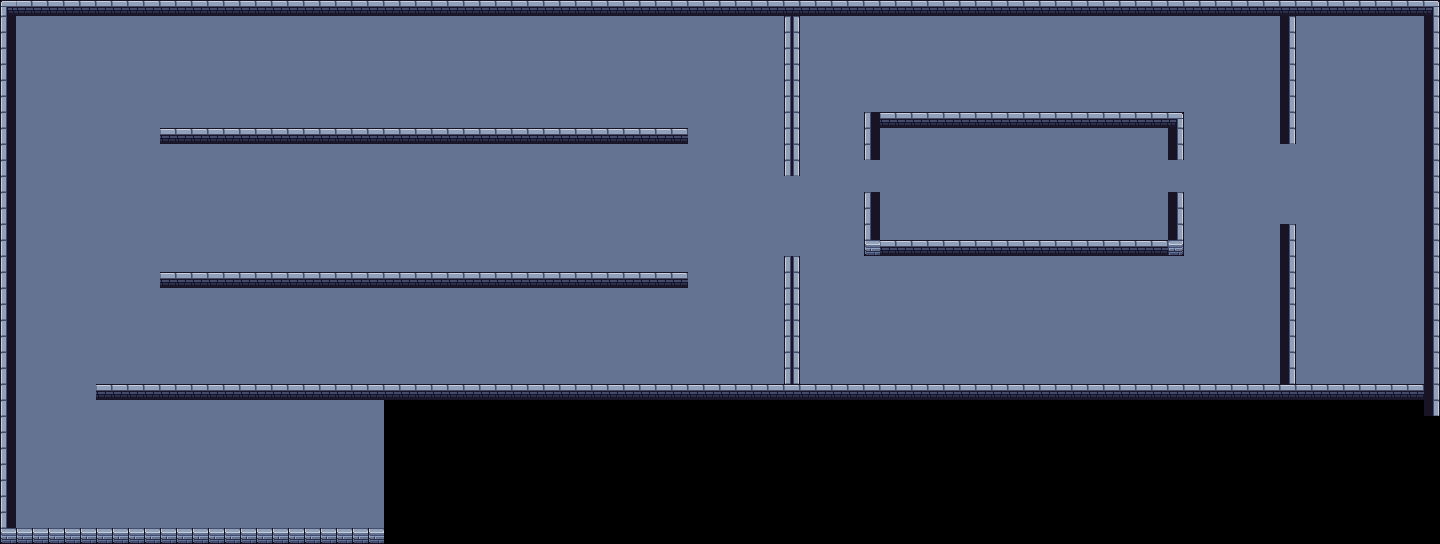

Tiled map render using the project's own tile images. Description and the map definition, with tile-layer contents summarised, below:
An orthogonal 90x34 tile map with 16x16 px tiles, 1 tile layer (Tile Layer 2), 2 tilesets and 70 objects (19x guard_end, 18x wall, 18x guard_start, 6x item_coin, player_spawn, ...).

<map version="1.10" tiledversion="1.12.1" orientation="orthogonal" renderorder="right-down" width="90" height="34" tilewidth="16" tileheight="16" infinite="0" nextlayerid="11" nextobjectid="169">
 <tileset firstgid="1" source="tilesetAD/map1/Set 1.0.tsx" />
 <tileset firstgid="49" source="tilesetAD/map1/Set 1.2.tsx" />
 <objectgroup id="2" name="collisions" offsetx="-3.12373" offsety="1.56186">
  <object id="13" name="wall" x="1278.07" y="13.5443" width="15.2463" height="132.837" />
  <object id="115" name="wall" x="1282.07" y="226.878" width="15.2463" height="155.504" />
  <object id="14" name="wall" x="1166.46" y="110.773" width="14.4636" height="48.3353" />
  <object id="116" name="wall" x="1167.46" y="197.106" width="14.4636" height="56.3353" />
  <object id="117" name="wall" x="864.007" y="190.443" width="17.2285" height="62.9977" />
  <object id="118" name="wall" x="866.674" y="109.11" width="13.2285" height="49.9977" />
  <object id="21" name="wall" x="160.775" y="272.572" width="528.685" height="14.152" />
  <object id="22" name="wall" x="158.213" y="127.255" width="524.667" height="14.2948" />
  <object id="24" name="wall" x="9.33333" y="-2.33333" width="1420" height="16" />
  <object id="120" name="wall" x="16" y="525.667" width="1411" height="16" />
  <object id="114" name="wall" x="100.667" y="386.333" width="1331" height="14.6667" />
  <object id="25" name="wall" x="1428.67" y="-1.33333" width="16" height="546" />
  <object id="26" name="wall" x="781.3" y="14.8353" width="16.8093" height="157.913" />
  <object id="121" name="wall" x="381.3" y="400.502" width="13.8093" height="123.58" />
  <object id="28" name="wall" x="781.731" y="253.798" width="15.6667" height="126.93" />
  <object id="31" name="wall" x="1.72908" y="1.2212" width="14.6667" height="540.195" />
  <object id="32" name="wall" x="882.484" y="237.277" width="284.701" height="15.1237" />
  <object id="109" name="wall" x="880.817" y="110.61" width="286.034" height="16.1237" />
  <object id="156" x="260.624" y="308.938" />
 </objectgroup>
 <objectgroup id="5" name="entities" offsetx="15.6186" offsety="9.37119">
  <object id="131" name="player_spawn" x="240.381" y="444.629" width="31" height="17" />
  <object id="132" name="sever" x="1344.38" y="287.629" width="31" height="17" visible="0" />
  <object id="157" name="server" x="1327.05" y="293.962" width="31.3333" height="25.3333" />
  <object id="158" x="1479.05" y="211.295" />
  <object id="159" name="vending_machine" x="101.048" y="457.295" width="70.6667" height="62" />
  <object id="160" name="item_meat" x="100.381" y="65.2955" />
  <object id="161" name="item_beer" x="84.3814" y="225.295" />
  <object id="162" name="item_coin" x="477.715" y="43.9621" />
  <object id="163" name="item_coin" x="508.381" y="327.962" />
  <object id="164" name="item_coin" x="708.381" y="283.962" />
  <object id="165" name="item_coin" x="1057.71" y="322.629" />
  <object id="166" name="item_coin" x="1084.38" y="59.9621" />
  <object id="167" name="item_coin" x="1217.71" y="142.629" width="1.33333" height="1.33333" />
  <object id="168" x="1115.05" y="-165.371" />
 </objectgroup>
 <objectgroup id="6" name="enemies" offsetx="-6.24746" offsety="9.37119">
  <object id="80" name="guard_end" x="339.078" y="144.93" width="14" height="13">
   <properties>
    <property name="id" type="int" value="13" />
    <property name="viewAngle" type="int" value="60" />
    <property name="viewRadius" type="int" value="120" />
   </properties>
  </object>
  <object id="81" name="guard_start" x="339.2" y="237.643" width="13.5" height="14.5">
   <properties>
    <property name="id" type="int" value="13" />
    <property name="viewAngle" type="int" value="60" />
    <property name="viewRadius" type="int" value="120" />
   </properties>
  </object>
  <object id="82" name="guard_start" x="44.7257" y="466.591" width="15.3333" height="16">
   <properties>
    <property name="id" type="int" value="14" />
    <property name="viewAngle" type="int" value="60" />
    <property name="viewRadius" type="int" value="120" />
   </properties>
  </object>
  <object id="83" name="guard_end" x="45.124" y="321.851" width="15.3333" height="16.6667">
   <properties>
    <property name="id" type="int" value="14" />
    <property name="viewAngle" type="int" value="60" />
    <property name="viewRadius" type="int" value="120" />
   </properties>
  </object>
  <object id="86" name="guard_start" x="207.619" y="143.146" width="14" height="15.3333">
   <properties>
    <property name="id" type="int" value="16" />
    <property name="viewAngle" type="int" value="60" />
    <property name="viewRadius" type="int" value="120" />
   </properties>
  </object>
  <object id="87" name="guard_end" x="207.031" y="239.268" width="15.3333" height="14.6667">
   <properties>
    <property name="id" type="int" value="16" />
    <property name="viewAngle" type="int" value="60" />
    <property name="viewRadius" type="int" value="120" />
   </properties>
  </object>
  <object id="95" name="guard_end" x="588.354" y="144.253" width="17.5" height="17.5">
   <properties>
    <property name="id" type="int" value="22" />
    <property name="viewAngle" type="int" value="60" />
    <property name="viewRadius" type="int" value="120" />
   </properties>
  </object>
  <object id="113" name="guard_end" x="728.688" y="191.92" width="17.5" height="17.5">
   <properties>
    <property name="id" type="int" value="23" />
    <property name="viewAngle" type="int" value="60" />
    <property name="viewRadius" type="int" value="120" />
   </properties>
  </object>
  <object id="110" name="guard_end" x="670.021" y="235.92" width="17.5" height="17.5">
   <properties>
    <property name="id" type="int" value="20" />
    <property name="viewAngle" type="int" value="60" />
    <property name="viewRadius" type="int" value="120" />
   </properties>
  </object>
  <object id="96" name="guard_start" x="668.186" y="143.292" width="16" height="14.5">
   <properties>
    <property name="id" type="int" value="20" />
    <property name="viewAngle" type="int" value="60" />
    <property name="viewRadius" type="int" value="120" />
   </properties>
  </object>
  <object id="97" name="guard_start" x="480.65" y="237.642" width="15.5" height="14">
   <properties>
    <property name="id" type="int" value="21" />
    <property name="viewAngle" type="int" value="60" />
    <property name="viewRadius" type="int" value="120" />
   </properties>
  </object>
  <object id="133" name="guard_start" x="261.65" y="294.642" width="15.5" height="14">
   <properties>
    <property name="id" type="int" value="35" />
    <property name="viewAngle" type="int" value="60" />
    <property name="viewRadius" type="int" value="120" />
   </properties>
  </object>
  <object id="137" name="guard_start" x="254.65" y="33.642" width="15.5" height="14">
   <properties>
    <property name="id" type="int" value="25" />
    <property name="viewAngle" type="int" value="60" />
    <property name="viewRadius" type="int" value="120" />
   </properties>
  </object>
  <object id="139" name="guard_start" x="622.65" y="92.642" width="15.5" height="14">
   <properties>
    <property name="id" type="int" value="26" />
    <property name="viewAngle" type="int" value="60" />
    <property name="viewRadius" type="int" value="120" />
   </properties>
  </object>
  <object id="143" name="guard_start" x="916.65" y="206.642" width="15.5" height="14">
   <properties>
    <property name="id" type="int" value="28" />
    <property name="viewAngle" type="int" value="60" />
    <property name="viewRadius" type="int" value="120" />
   </properties>
  </object>
  </objectgroup>
 <layer id="9" name="Tile Layer 2" width="90" height="34" mode="screen">
  <data>[3060 cells, 2467 non-empty, 12 distinct tile ids]</data>
 </layer>
</map>
<!-- 22 of 70 objects omitted -->
